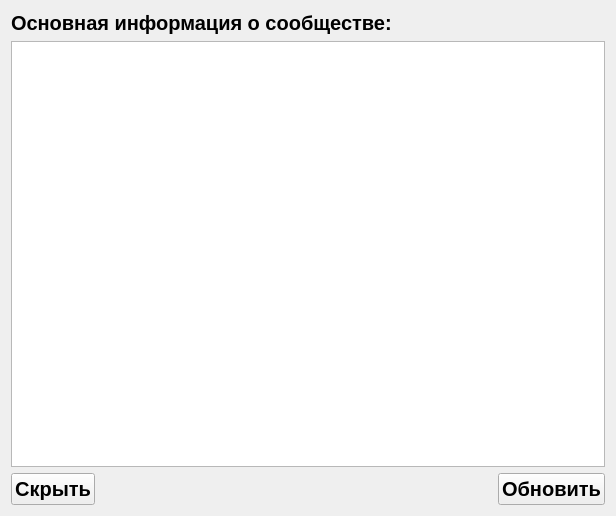
<?xml version="1.0" encoding="UTF-8"?>
<ui version="4.0">
 <class>window</class>
 <widget class="QWidget" name="window">
  <property name="geometry">
   <rect>
    <x>0</x>
    <y>0</y>
    <width>616</width>
    <height>516</height>
   </rect>
  </property>
  <property name="windowTitle">
   <string>Form</string>
  </property>
  <layout class="QGridLayout" name="gridLayout">
   <item row="0" column="0">
    <layout class="QHBoxLayout" name="horizontalLayout">
     <item>
      <widget class="QLabel" name="groupMainTitle">
       <property name="font">
        <font>
         <family>Arial</family>
         <pointsize>15</pointsize>
         <weight>75</weight>
         <bold>true</bold>
        </font>
       </property>
       <property name="text">
        <string>Основная информация о сообществе:</string>
       </property>
      </widget>
     </item>
     <item>
      <widget class="QLabel" name="error_msg">
       <property name="sizePolicy">
        <sizepolicy hsizetype="Expanding" vsizetype="Preferred">
         <horstretch>0</horstretch>
         <verstretch>0</verstretch>
        </sizepolicy>
       </property>
       <property name="font">
        <font>
         <family>Arial</family>
         <pointsize>15</pointsize>
        </font>
       </property>
       <property name="text">
        <string/>
       </property>
      </widget>
     </item>
    </layout>
   </item>
   <item row="1" column="0">
    <widget class="QTextEdit" name="main_info">
     <property name="font">
      <font>
       <pointsize>19</pointsize>
      </font>
     </property>
     <property name="readOnly">
      <bool>true</bool>
     </property>
    </widget>
   </item>
   <item row="2" column="0">
    <layout class="QHBoxLayout" name="horizontalLayout_2">
     <item>
      <widget class="QPushButton" name="back_btn">
       <property name="sizePolicy">
        <sizepolicy hsizetype="Fixed" vsizetype="Fixed">
         <horstretch>0</horstretch>
         <verstretch>0</verstretch>
        </sizepolicy>
       </property>
       <property name="font">
        <font>
         <family>Arial</family>
         <pointsize>15</pointsize>
         <weight>75</weight>
         <bold>true</bold>
        </font>
       </property>
       <property name="text">
        <string>Скрыть</string>
       </property>
       <property name="shortcut">
        <string>Esc</string>
       </property>
      </widget>
     </item>
     <item>
      <spacer name="horizontalSpacer">
       <property name="orientation">
        <enum>Qt::Horizontal</enum>
       </property>
       <property name="sizeHint" stdset="0">
        <size>
         <width>40</width>
         <height>20</height>
        </size>
       </property>
      </spacer>
     </item>
     <item>
      <widget class="QPushButton" name="update_info">
       <property name="sizePolicy">
        <sizepolicy hsizetype="Fixed" vsizetype="Fixed">
         <horstretch>0</horstretch>
         <verstretch>0</verstretch>
        </sizepolicy>
       </property>
       <property name="font">
        <font>
         <family>Arial</family>
         <pointsize>15</pointsize>
         <weight>75</weight>
         <bold>true</bold>
        </font>
       </property>
       <property name="text">
        <string>Обновить</string>
       </property>
       <property name="shortcut">
        <string>Esc</string>
       </property>
      </widget>
     </item>
    </layout>
   </item>
  </layout>
 </widget>
 <resources/>
 <connections/>
</ui>
